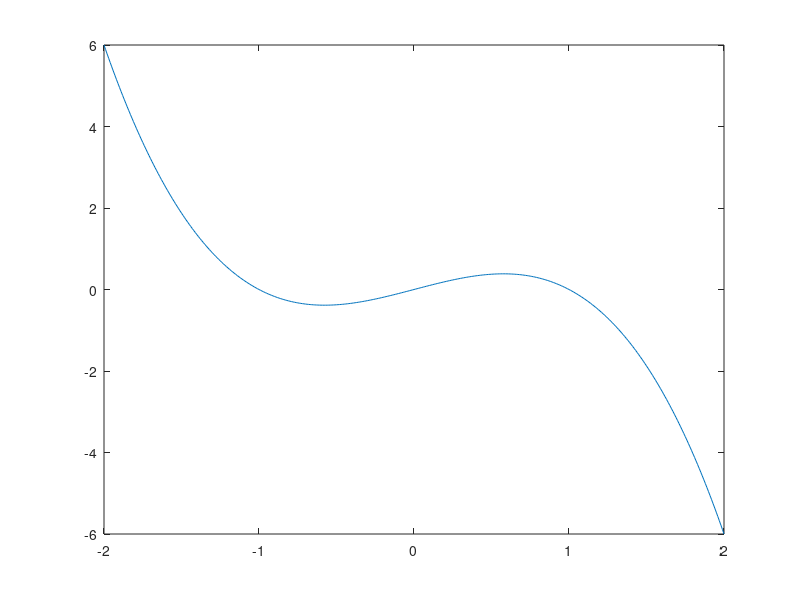
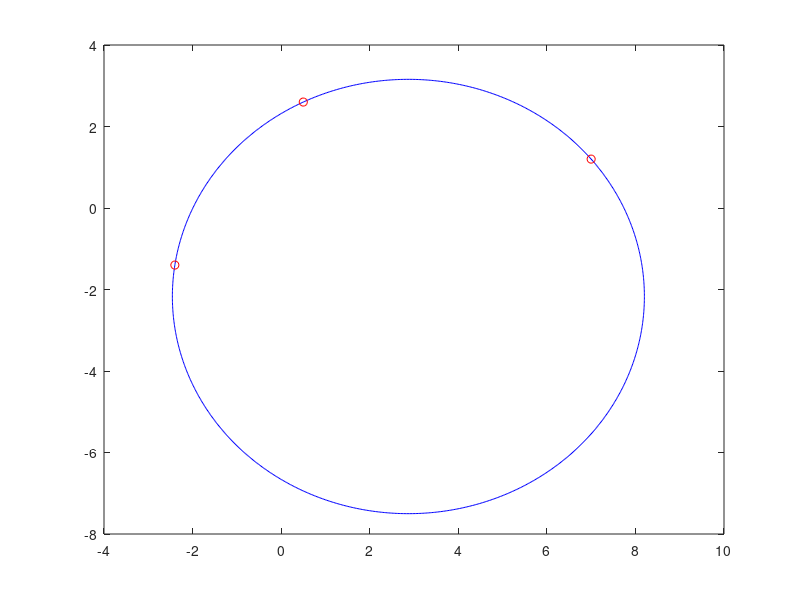

The MATLAB script that drew these images, in order:
close all
clc
clear all

%% 
r = [1 2 3];
p = poly(r)

p = [-1 0 1 0 ];
roots(p)'

x = -2:0.01:2;
y = polyval(p,x);
figure()
plot(x,y)


A = [2 3; 4 -1];  % 계수 행렬
b = [8; 2];       % 상수 벡터

x = A\b;          % 역행렬 없이 해 구함
disp(x)           % x(1) = x, x(2) = y


a = [2 3; 4 -1];
b = [8; 2];

x = a\b


function [C,R] = circle3pts(p,q,r)

x1 = p(1); y1 = p(2);
    x2 = q(1); y2 = q(2);
    x3 = r(1); y3 = r(2);

a = [2*(x2-x1), 2*(y2-y1); 2*(x3-x1), 2*(y3-y1)];
b = [x2^2 - x1^2 + y2^2 - y1^2;
     x3^2 - x1^2 + y3^2 - y1^2];



c = a\b
C = c;

R = sqrt((x1 - C(1))^2 + (y1 - C(2))^2);

theta = linspace(0,2*pi,1000);

x_circle = R*cos(theta) + c(1);
y_circle = R*sin(theta) + c(2);

figure()
plot(x_circle,y_circle,'b-'); hold on;
plot([p(1) q(1) r(1)], [p(2) q(2) r(2)], 'ro');
end

p = [7, 1.2];
q = [0.5, 2.6];
r = [-2.4, -1.4];

[C, R] = circle3pts(p,q,r);
disp('Center ='), disp(C)
disp('Radius ='), disp(R)
